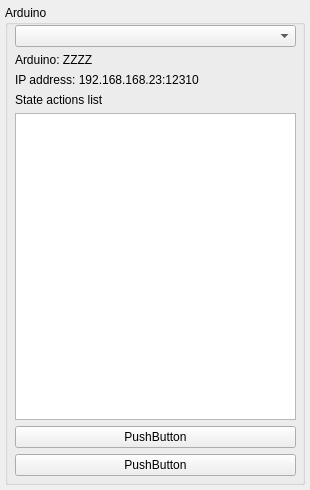
<?xml version="1.0" encoding="UTF-8"?>
<ui version="4.0">
 <class>DeviceActionForm</class>
 <widget class="QWidget" name="DeviceActionForm">
  <property name="geometry">
   <rect>
    <x>0</x>
    <y>0</y>
    <width>310</width>
    <height>490</height>
   </rect>
  </property>
  <property name="sizePolicy">
   <sizepolicy hsizetype="Minimum" vsizetype="Maximum">
    <horstretch>0</horstretch>
    <verstretch>0</verstretch>
   </sizepolicy>
  </property>
  <property name="minimumSize">
   <size>
    <width>310</width>
    <height>490</height>
   </size>
  </property>
  <property name="windowTitle">
   <string>Form</string>
  </property>
  <widget class="QGroupBox" name="groupBox">
   <property name="geometry">
    <rect>
     <x>5</x>
     <y>5</y>
     <width>300</width>
     <height>480</height>
    </rect>
   </property>
   <property name="sizePolicy">
    <sizepolicy hsizetype="Minimum" vsizetype="Minimum">
     <horstretch>0</horstretch>
     <verstretch>0</verstretch>
    </sizepolicy>
   </property>
   <property name="title">
    <string>Arduino</string>
   </property>
   <widget class="QWidget" name="gridLayoutWidget">
    <property name="geometry">
     <rect>
      <x>10</x>
      <y>20</y>
      <width>281</width>
      <height>451</height>
     </rect>
    </property>
    <layout class="QGridLayout" name="gridLayout">
     <item row="0" column="0">
      <widget class="QComboBox" name="comboBoxArduino"/>
     </item>
     <item row="3" column="0">
      <widget class="QLabel" name="labelStateActionList">
       <property name="text">
        <string>State actions list</string>
       </property>
      </widget>
     </item>
     <item row="5" column="0">
      <widget class="QPushButton" name="pushButtonEdit">
       <property name="text">
        <string>PushButton</string>
       </property>
      </widget>
     </item>
     <item row="2" column="0">
      <widget class="QLabel" name="labelArduinoIp">
       <property name="text">
        <string>IP address: 192.168.168.23:12310</string>
       </property>
      </widget>
     </item>
     <item row="6" column="0">
      <widget class="QPushButton" name="pushButtonDelete">
       <property name="text">
        <string>PushButton</string>
       </property>
      </widget>
     </item>
     <item row="4" column="0">
      <widget class="QListWidget" name="listWidget"/>
     </item>
     <item row="1" column="0">
      <widget class="QLabel" name="labelArduinoDescription">
       <property name="text">
        <string>Arduino: ZZZZ</string>
       </property>
      </widget>
     </item>
    </layout>
   </widget>
  </widget>
 </widget>
 <resources/>
 <connections/>
</ui>
